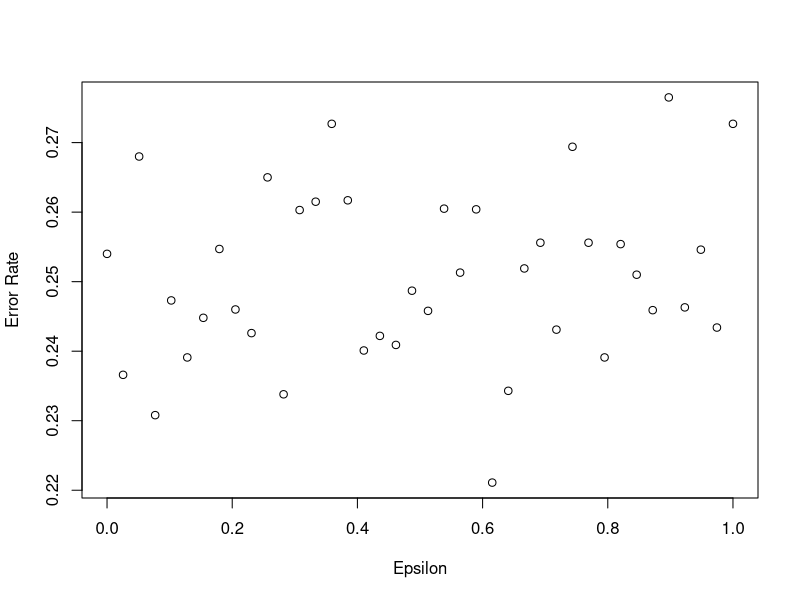
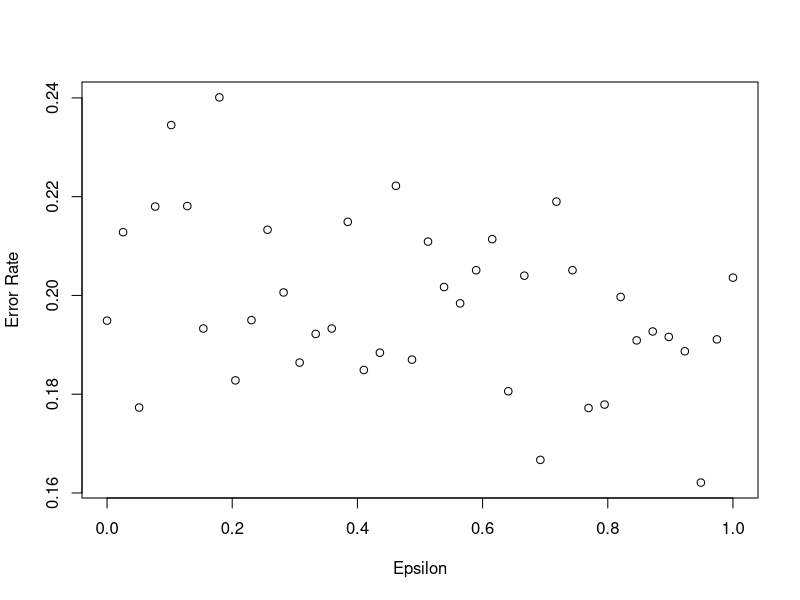

Write the R code that produced these figures, in order. (Note: a time limit stopped this script after it produced the figures.)
## ---- chunk 1
knitr::opts_chunk$set(echo = TRUE)
## ---- chunk 2

vecn = c(5, 10, 15, 20, 25)

epsvec = seq(0, 1, length.out = 40)
l = 100 #number of things you want to average for error rate estimate (cuz actual selection of p and q is drawn randomly)
m = 100 #number of things to estimate accuracy (cuz the actual switches can be random)

#epscols = matrix()

for(n in vecn){

  errorrate_vec = vector()
  
  for(eps in epsvec){
  
  errorrate_est = 0
  
  for(k in 1:l){
    predictions = vector()
    actual = vector()
    
    p = runif(1, min = 0, max = 1)
    q = runif(1, min = 0, max = 1)
    
    for(j in 1:m){
      #probabilities
      pest = 0.5
      qest = 0.5
      cur = "p"
      psd = sqrt(1/12)
      qsd = sqrt(1/12)
      ph = 0
      pn = 0
      qh = 0
      qn = 0
      pswitch = 0
      qswitch = 0
      
      for(i in 1:n){
        r = (pn+qn)/(n)
        peps = (exp(-1/(1-r))/(exp(-1/(1-r))+exp(-1/r)))*eps*(qsd/(psd+qsd))        
        qeps = (exp(-1/(1-r))/(exp(-1/(1-r))+exp(-1/r)))*eps*(psd/(psd+qsd))   

        if(cur == "p"){
          switch = rbinom(1, 1, peps)
                  if(switch == 1){
          if(qest+qsd > pest+psd){
              ph = ph+rbinom(1, 1, p)
              pn = pn+1
              pest = (ph+1)/(pn+2)
              psd = sqrt(((1+ph)*(1-ph+pn))/((pn+2)*(pn+2)*(pn+3)))  
          }
          else if(pest+psd == qest+qsd){
            switch2 = rbinom(1, 1, 0.5)
            if(switch2 == 1){
              qh = qh+rbinom(1, 1, q)
              qn = qn+1
              qest = (qh+1)/(qn+2)
              qsd = sqrt(((1+qh)*(1-qh+qn))/((qn+2)*(qn+2)*(qn+3)))
            }
            else{
              ph = ph+rbinom(1, 1, p)
              pn = pn+1
              pest = (ph+1)/(pn+2)
              psd = sqrt(((1+ph)*(1-ph+pn))/((pn+2)*(pn+2)*(pn+3)))             
            }
          }
          else{
              qh = qh+rbinom(1, 1, q)
              qn = qn+1
              qest = (qh+1)/(qn+2)
              qsd = sqrt(((1+qh)*(1-qh+qn))/((qn+2)*(qn+2)*(qn+3)))
          }
          
          
        }
        else{
          if(qest+qsd > pest+psd){
            qh = qh+rbinom(1, 1, q)
            qn = qn+1
            qest = (qh+1)/(qn+2)
            qsd = sqrt(((1+qh)*(1-qh+qn))/((qn+2)*(qn+2)*(qn+3)))
          }
          else if(pest+psd == qest+qsd){
            switch2 = rbinom(1, 1, 0.5)
            if(switch2 == 1){
              qh = qh+rbinom(1, 1, q)
              qn = qn+1
              qest = (qh+1)/(qn+2)
              qsd = sqrt(((1+qh)*(1-qh+qn))/((qn+2)*(qn+2)*(qn+3)))
            }
            else{
              ph = ph+rbinom(1, 1, p)
              pn = pn+1
              pest = (ph+1)/(pn+2)
              psd = sqrt(((1+ph)*(1-ph+pn))/((pn+2)*(pn+2)*(pn+3)))             
            }
          }
          else{
              ph = ph+rbinom(1, 1, p)
              pn = pn+1
              pest = (ph+1)/(pn+2)
              psd = sqrt(((1+ph)*(1-ph+pn))/((pn+2)*(pn+2)*(pn+3)))  
          }
        
        }
        }
        else {
          switch = rbinom(1, 1, qeps) 
                  if(switch == 1){
          if(qest+qsd > pest+psd){
              ph = ph+rbinom(1, 1, p)
              pn = pn+1
              pest = (ph+1)/(pn+2)
              psd = sqrt(((1+ph)*(1-ph+pn))/((pn+2)*(pn+2)*(pn+3)))  
          }
          else if(pest+psd == qest+qsd){
            switch2 = rbinom(1, 1, 0.5)
            if(switch2 == 1){
              qh = qh+rbinom(1, 1, q)
              qn = qn+1
              qest = (qh+1)/(qn+2)
              qsd = sqrt(((1+qh)*(1-qh+qn))/((qn+2)*(qn+2)*(qn+3)))
            }
            else{
              ph = ph+rbinom(1, 1, p)
              pn = pn+1
              pest = (ph+1)/(pn+2)
              psd = sqrt(((1+ph)*(1-ph+pn))/((pn+2)*(pn+2)*(pn+3)))             
            }
          }
          else{
              qh = qh+rbinom(1, 1, q)
              qn = qn+1
              qest = (qh+1)/(qn+2)
              qsd = sqrt(((1+qh)*(1-qh+qn))/((qn+2)*(qn+2)*(qn+3)))
          }
          
          
        }
        else{
          if(qest+qsd > pest+psd){
            qh = qh+rbinom(1, 1, q)
            qn = qn+1
            qest = (qh+1)/(qn+2)
            qsd = sqrt(((1+qh)*(1-qh+qn))/((qn+2)*(qn+2)*(qn+3)))
          }
          else if(pest+psd == qest+qsd){
            switch2 = rbinom(1, 1, 0.5)
            if(switch2 == 1){
              qh = qh+rbinom(1, 1, q)
              qn = qn+1
              qest = (qh+1)/(qn+2)
              qsd = sqrt(((1+qh)*(1-qh+qn))/((qn+2)*(qn+2)*(qn+3)))
            }
            else{
              ph = ph+rbinom(1, 1, p)
              pn = pn+1
              pest = (ph+1)/(pn+2)
              psd = sqrt(((1+ph)*(1-ph+pn))/((pn+2)*(pn+2)*(pn+3)))             
            }
          }
          else{
              ph = ph+rbinom(1, 1, p)
              pn = pn+1
              pest = (ph+1)/(pn+2)
              psd = sqrt(((1+ph)*(1-ph+pn))/((pn+2)*(pn+2)*(pn+3)))  
          }
        
        }
        }
        

        if(pest+psd >= qest+qsd){
          cur = "p"
        }
        else{
          cur = "q"
        }
      }
      predictions = c(predictions, cur)
      if(p > q){
        actual = c(actual, "p")
      }
      else{
        actual = c(actual, "q")
      }
    }
    
    acccnt = 0
    for(i in 1:m){
      if(predictions[i] == actual[i]){
        acccnt = acccnt+1
      }
    }
    
    oneminuserrorrate = acccnt/m
    errorrate_est = errorrate_est+oneminuserrorrate
  }
  errorrate_est = 1-errorrate_est/l
  errorrate_vec = c(errorrate_vec, errorrate_est)
  }
  
  plot(epsvec, errorrate_vec, xlab = "Epsilon", ylab = "Error Rate")
}
